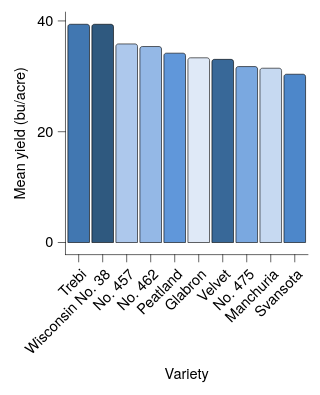

The Vega-Lite source for this figure:
### Vega-Lite specification from a JSON file in a GitHub repository (floating-point values rounded to 4 significant figures)
{"background": null, "config": {"arc": {"fill": "#DBDBDB", "fillOpacity": 1.0, "innerRadius": 25.0, "padAngle": 0.03, "stroke": "black", "strokeOpacity": 1, "strokeWidth": 0.25, "cornerRadius": 1.0}, "area": {"fill": "#DBDBDB", "fillOpacity": 1.0, "stroke": "black", "strokeOpacity": 1, "strokeWidth": 0.25}, "axis": {"domain": true, "domainCap": "round", "domainColor": "black", "domainWidth": 0.25, "grid": false, "gridCap": "round", "gridColor": "#F1F1F1", "gridDash": [0, 0], "gridOpacity": 1.0, "gridWidth": 0.25, "labelColor": "black", "labelFont": "Helvetica Neue, HelveticaNeue, Helvetica, Arial, sans-serif", "labelFontSize": 6, "labelFontStyle": "normal", "labelFontWeight": 400, "offset": 0, "ticks": true, "tickCap": "round", "tickColor": "black", "tickRound": false, "tickSize": 3.0, "tickWidth": 0.25, "titleColor": "black", "titleFont": "Helvetica Neue, HelveticaNeue, Helvetica, Arial, sans-serif", "titleFontSize": 6, "titleFontStyle": "normal", "titleFontWeight": 400}, "axisX": {"domain": true, "labelAlign": "right", "labelAngle": 315, "labels": true, "ticks": true, "translate": 0}, "axisY": {"domain": true, "labelAlign": "right", "labelAngle": 0, "labels": true, "ticks": true, "translate": 0}, "axisRight": {"domain": true, "labelAlign": "left", "labelAngle": 0, "labels": true, "ticks": true, "translate": 0}, "axisTop": {"domain": true, "labelAlign": "left", "labelAngle": 45, "labels": true, "ticks": true, "translate": 0}, "axisBand": {"tickOffset": 0}, "bar": {"fill": "#DBDBDB", "fillOpacity": 1.0, "stroke": "black", "strokeOpacity": 1, "strokeWidth": 0.25, "cornerRadiusEnd": 1.0}, "boxplot": {"size": 9.0, "ticks": {"cornerRadius": 0.25, "fill": "black", "opacity": 1, "size": 4.5, "thickness": 0.25}, "box": {"fillOpacity": 1.0, "stroke": "black", "strokeOpacity": 1, "strokeWidth": 0.25, "cornerRadius": 1.0}, "median": {"cornerRadius": 0, "fill": "black", "fillOpacity": 1.0, "opacity": 1, "size": 9.0, "thickness": 0.25}, "rule": {"fill": "black", "fillOpacity": 1.0, "size": 10.0, "stroke": "black", "strokeDash": [0, 0], "strokeOpacity": 1, "strokeWidth": 0.25}, "outliers": {"color": "black", "fill": "black", "fillOpacity": 1.0, "size": 0, "stroke": "black", "strokeOpacity": 1, "strokeWidth": 0.25}}, "circle": {"fill": "black", "fillOpacity": 1.0, "size": 1.25, "stroke": null, "strokeOpacity": 1, "strokeWidth": 0.25}, "errorband": {"band": {"fillOpacity": 0.6, "stroke": null, "strokeWidth": 0.25, "strokeOpacity": 1}, "borders": {"opacity": 0, "strokeOpacity": 1, "strokeWidth": 0.25}}, "errorbar": {"opacity": 1, "rule": {"strokeDash": [0, 0], "strokeWidth": 0.25}, "ticks": {"color": "black", "cornerRadius": 0.125, "opacity": 1, "size": 6.0, "thickness": 0.25}, "thickness": 0.25}, "font": "Helvetica Neue, HelveticaNeue, Helvetica, Arial, sans-serif", "geoshape": {"fill": "#DBDBDB", "fillOpacity": 1.0, "stroke": "black", "strokeOpacity": 1, "strokeWidth": 0.25}, "header": {"labelColor": "black", "labelFont": "Helvetica Neue, HelveticaNeue, Helvetica, Arial, sans-serif", "labelFontSize": 6, "labelFontStyle": "normal", "labelFontWeight": 400, "titleColor": "black", "titleFont": "Helvetica Neue, HelveticaNeue, Helvetica, Arial, sans-serif", "titleFontSize": 6, "titleFontStyle": "normal", "titleFontWeight": 400, "titlePadding": 0}, "legend": {"disable": false, "offset": 4.5, "titlePadding": 4, "labelOffset": 2, "gradientLabelOffset": 2, "columnPadding": 4, "rowPadding": 2, "gradientThickness": 5, "gradientOpacity": 1.0, "gradientStrokeColor": "black", "gradientStrokeWidth": 0.25, "labelColor": "black", "labelFont": "Helvetica Neue, HelveticaNeue, Helvetica, Arial, sans-serif", "labelFontSize": 6, "labelFontStyle": "normal", "labelFontWeight": 400, "strokeColor": "black", "strokeWidth": 0, "symbolSize": 36, "symbolStrokeColor": "black", "symbolStrokeWidth": 0.25, "titleColor": "black", "titleFont": "Helvetica Neue, HelveticaNeue, Helvetica, Arial, sans-serif", "titleFontSize": 6, "titleFontStyle": "normal", "titleFontWeight": 400}, "line": {"color": "black", "stroke": "black", "strokeCap": "butt", "strokeDash": [0, 0], "strokeOpacity": 1, "strokeWidth": 0.5}, "point": {"filled": true, "fill": "#DBDBDB", "fillOpacity": 1.0, "size": 5.0, "stroke": "black", "strokeOpacity": 1, "strokeWidth": 0.25}, "range": {"category": ["#DFE9F7", "#C6D9F1", "#ADC8EC", "#94B8E6", "#7AA8E0", "#6097DA", "#4D87CA", "#4177B1", "#386898", "#2F597F", "#264A69", "#1D3A58"], "diverging": {"scheme": ["#DFE9F7", "#C6D9F1", "#ADC8EC", "#94B8E6", "#7AA8E0", "#6097DA", "#4D87CA", "#4177B1", "#386898", "#2F597F", "#264A69", "#1D3A58"]}, "heatmap": {"scheme": ["#DFE9F7", "#C6D9F1", "#ADC8EC", "#94B8E6", "#7AA8E0", "#6097DA", "#4D87CA", "#4177B1", "#386898", "#2F597F", "#264A69", "#1D3A58"]}, "ordinal": {"scheme": ["#DFE9F7", "#C6D9F1", "#ADC8EC", "#94B8E6", "#7AA8E0", "#6097DA", "#4D87CA", "#4177B1", "#386898", "#2F597F", "#264A69", "#1D3A58"]}, "ramp": {"scheme": ["#DFE9F7", "#C6D9F1", "#ADC8EC", "#94B8E6", "#7AA8E0", "#6097DA", "#4D87CA", "#4177B1", "#386898", "#2F597F", "#264A69", "#1D3A58"]}}, "rule": {"color": "black", "stroke": "black", "strokeCap": "round", "strokeDash": [2, 2], "strokeOpacity": 1, "strokeWidth": 0.25}, "scale": {"barBandPaddingInner": 0.1, "rectBandPaddingInner": 0, "tickBandPaddingInner": 0.1, "bandPaddingOuter": 0.1, "bandWithNestedOffsetPaddingInner": 0.2, "bandWithNestedOffsetPaddingOuter": 0.2, "offsetBandPaddingInner": 0, "offsetBandPaddingOuter": 0, "continuousPadding": 5.0, "round": false}, "rect": {"fill": "#DBDBDB", "fillOpacity": 1.0, "stroke": "black", "strokeOpacity": 1, "strokeWidth": 0.25, "cornerRadius": 1.0}, "square": {"fill": "#DBDBDB", "fillOpacity": 1.0, "size": 10.0, "stroke": "black", "strokeOpacity": 1, "strokeWidth": 0.25}, "text": {"color": "black", "font": "Helvetica Neue, HelveticaNeue, Helvetica, Arial, sans-serif", "fontSize": 6, "fontStyle": "normal", "fontWeight": 400}, "tick": {"color": "black", "cornerRadius": 0.125, "opacity": 1.0, "size": 9.0, "thickness": 0.25}, "title": {"anchor": "middle", "frame": "group", "color": "black", "font": "Helvetica Neue, HelveticaNeue, Helvetica, Arial, sans-serif", "fontSize": 6, "fontStyle": "normal", "fontWeight": 400, "subtitleColor": "black", "subtitleFont": "Helvetica Neue, HelveticaNeue, Helvetica, Arial, sans-serif", "subtitleFontSize": 6, "subtitleFontStyle": "normal", "subtitleFontWeight": 400}, "trail": {"color": "black", "opacity": 1, "size": 0.5}, "view": {"continuousWidth": 100, "continuousHeight": 100, "discreteWidth": 100, "discreteHeight": 100, "fill": null, "stroke": null, "strokeWidth": 0.25}}, "data": {"name": "data-9cc0564cb5591205eeeca8d2429dd11b"}, "mark": {"type": "bar"}, "encoding": {"color": {"field": "variety", "legend": null, "type": "nominal"}, "x": {"field": "variety", "sort": "-y", "title": "Variety", "type": "nominal"}, "y": {"aggregate": "mean", "field": "yield", "title": "Mean yield (bu/acre)", "type": "quantitative", "scale": {"nice": false}}}, "$schema": "https://vega.github.io/schema/vega-lite/v6.4.1.json", "datasets": {"data-9cc0564cb5591205eeeca8d2429dd11b": [{"yield": 27.0, "variety": "Manchuria", "year": 1931, "site": "University Farm"}, {"yield": 48.87, "variety": "Manchuria", "year": 1931, "site": "Waseca"}, {"yield": 27.43, "variety": "Manchuria", "year": 1931, "site": "Morris"}, {"yield": 39.93, "variety": "Manchuria", "year": 1931, "site": "Crookston"}, {"yield": 32.97, "variety": "Manchuria", "year": 1931, "site": "Grand Rapids"}, {"yield": 28.97, "variety": "Manchuria", "year": 1931, "site": "Duluth"}, {"yield": 43.07, "variety": "Glabron", "year": 1931, "site": "University Farm"}, {"yield": 55.2, "variety": "Glabron", "year": 1931, "site": "Waseca"}, {"yield": 28.77, "variety": "Glabron", "year": 1931, "site": "Morris"}, {"yield": 38.13, "variety": "Glabron", "year": 1931, "site": "Crookston"}, {"yield": 29.13, "variety": "Glabron", "year": 1931, "site": "Grand Rapids"}, {"yield": 29.67, "variety": "Glabron", "year": 1931, "site": "Duluth"}, {"yield": 35.13, "variety": "Svansota", "year": 1931, "site": "University Farm"}, {"yield": 47.33, "variety": "Svansota", "year": 1931, "site": "Waseca"}, {"yield": 25.77, "variety": "Svansota", "year": 1931, "site": "Morris"}, {"yield": 40.47, "variety": "Svansota", "year": 1931, "site": "Crookston"}, {"yield": 29.67, "variety": "Svansota", "year": 1931, "site": "Grand Rapids"}, {"yield": 25.7, "variety": "Svansota", "year": 1931, "site": "Duluth"}, {"yield": 39.9, "variety": "Velvet", "year": 1931, "site": "University Farm"}, {"yield": 50.23, "variety": "Velvet", "year": 1931, "site": "Waseca"}, {"yield": 26.13, "variety": "Velvet", "year": 1931, "site": "Morris"}, {"yield": 41.33, "variety": "Velvet", "year": 1931, "site": "Crookston"}, {"yield": 23.03, "variety": "Velvet", "year": 1931, "site": "Grand Rapids"}, {"yield": 26.3, "variety": "Velvet", "year": 1931, "site": "Duluth"}, {"yield": 36.57, "variety": "Trebi", "year": 1931, "site": "University Farm"}, {"yield": 63.83, "variety": "Trebi", "year": 1931, "site": "Waseca"}, {"yield": 43.77, "variety": "Trebi", "year": 1931, "site": "Morris"}, {"yield": 46.93, "variety": "Trebi", "year": 1931, "site": "Crookston"}, {"yield": 29.77, "variety": "Trebi", "year": 1931, "site": "Grand Rapids"}, {"yield": 33.93, "variety": "Trebi", "year": 1931, "site": "Duluth"}, {"yield": 43.27, "variety": "No. 457", "year": 1931, "site": "University Farm"}, {"yield": 58.1, "variety": "No. 457", "year": 1931, "site": "Waseca"}, {"yield": 28.7, "variety": "No. 457", "year": 1931, "site": "Morris"}, {"yield": 45.67, "variety": "No. 457", "year": 1931, "site": "Crookston"}, {"yield": 32.17, "variety": "No. 457", "year": 1931, "site": "Grand Rapids"}, {"yield": 33.6, "variety": "No. 457", "year": 1931, "site": "Duluth"}, {"yield": 36.6, "variety": "No. 462", "year": 1931, "site": "University Farm"}, {"yield": 65.77, "variety": "No. 462", "year": 1931, "site": "Waseca"}, {"yield": 30.37, "variety": "No. 462", "year": 1931, "site": "Morris"}, {"yield": 48.57, "variety": "No. 462", "year": 1931, "site": "Crookston"}, {"yield": 24.93, "variety": "No. 462", "year": 1931, "site": "Grand Rapids"}, {"yield": 28.1, "variety": "No. 462", "year": 1931, "site": "Duluth"}, {"yield": 32.77, "variety": "Peatland", "year": 1931, "site": "University Farm"}, {"yield": 48.57, "variety": "Peatland", "year": 1931, "site": "Waseca"}, {"yield": 29.87, "variety": "Peatland", "year": 1931, "site": "Morris"}, {"yield": 41.6, "variety": "Peatland", "year": 1931, "site": "Crookston"}, {"yield": 34.7, "variety": "Peatland", "year": 1931, "site": "Grand Rapids"}, {"yield": 32.0, "variety": "Peatland", "year": 1931, "site": "Duluth"}, {"yield": 24.67, "variety": "No. 475", "year": 1931, "site": "University Farm"}, {"yield": 46.77, "variety": "No. 475", "year": 1931, "site": "Waseca"}, {"yield": 22.6, "variety": "No. 475", "year": 1931, "site": "Morris"}, {"yield": 44.1, "variety": "No. 475", "year": 1931, "site": "Crookston"}, {"yield": 19.7, "variety": "No. 475", "year": 1931, "site": "Grand Rapids"}, {"yield": 33.07, "variety": "No. 475", "year": 1931, "site": "Duluth"}, {"yield": 39.3, "variety": "Wisconsin No. 38", "year": 1931, "site": "University Farm"}, {"yield": 58.8, "variety": "Wisconsin No. 38", "year": 1931, "site": "Waseca"}, {"yield": 29.47, "variety": "Wisconsin No. 38", "year": 1931, "site": "Morris"}, {"yield": 49.87, "variety": "Wisconsin No. 38", "year": 1931, "site": "Crookston"}, {"yield": 34.47, "variety": "Wisconsin No. 38", "year": 1931, "site": "Grand Rapids"}, {"yield": 31.6, "variety": "Wisconsin No. 38", "year": 1931, "site": "Duluth"}, {"yield": 26.9, "variety": "Manchuria", "year": 1932, "site": "University Farm"}, {"yield": 33.47, "variety": "Manchuria", "year": 1932, "site": "Waseca"}, {"yield": 34.37, "variety": "Manchuria", "year": 1932, "site": "Morris"}, {"yield": 32.97, "variety": "Manchuria", "year": 1932, "site": "Crookston"}, {"yield": 22.13, "variety": "Manchuria", "year": 1932, "site": "Grand Rapids"}, {"yield": 22.57, "variety": "Manchuria", "year": 1932, "site": "Duluth"}, {"yield": 36.8, "variety": "Glabron", "year": 1932, "site": "University Farm"}, {"yield": 37.73, "variety": "Glabron", "year": 1932, "site": "Waseca"}, {"yield": 35.13, "variety": "Glabron", "year": 1932, "site": "Morris"}, {"yield": 26.17, "variety": "Glabron", "year": 1932, "site": "Crookston"}, {"yield": 14.43, "variety": "Glabron", "year": 1932, "site": "Grand Rapids"}, {"yield": 25.87, "variety": "Glabron", "year": 1932, "site": "Duluth"}, {"yield": 27.43, "variety": "Svansota", "year": 1932, "site": "University Farm"}, {"yield": 38.5, "variety": "Svansota", "year": 1932, "site": "Waseca"}, {"yield": 35.03, "variety": "Svansota", "year": 1932, "site": "Morris"}, {"yield": 20.63, "variety": "Svansota", "year": 1932, "site": "Crookston"}, {"yield": 16.63, "variety": "Svansota", "year": 1932, "site": "Grand Rapids"}, {"yield": 22.23, "variety": "Svansota", "year": 1932, "site": "Duluth"}, {"yield": 26.8, "variety": "Velvet", "year": 1932, "site": "University Farm"}, {"yield": 37.4, "variety": "Velvet", "year": 1932, "site": "Waseca"}, {"yield": 38.83, "variety": "Velvet", "year": 1932, "site": "Morris"}, {"yield": 32.07, "variety": "Velvet", "year": 1932, "site": "Crookston"}, {"yield": 32.23, "variety": "Velvet", "year": 1932, "site": "Grand Rapids"}, {"yield": 22.47, "variety": "Velvet", "year": 1932, "site": "Duluth"}, {"yield": 29.07, "variety": "Trebi", "year": 1932, "site": "University Farm"}, {"yield": 49.23, "variety": "Trebi", "year": 1932, "site": "Waseca"}, {"yield": 46.63, "variety": "Trebi", "year": 1932, "site": "Morris"}, {"yield": 41.83, "variety": "Trebi", "year": 1932, "site": "Crookston"}, {"yield": 20.63, "variety": "Trebi", "year": 1932, "site": "Grand Rapids"}, {"yield": 30.6, "variety": "Trebi", "year": 1932, "site": "Duluth"}, {"yield": 26.43, "variety": "No. 457", "year": 1932, "site": "University Farm"}, {"yield": 42.2, "variety": "No. 457", "year": 1932, "site": "Waseca"}, {"yield": 43.53, "variety": "No. 457", "year": 1932, "site": "Morris"}, {"yield": 34.33, "variety": "No. 457", "year": 1932, "site": "Crookston"}, {"yield": 19.47, "variety": "No. 457", "year": 1932, "site": "Grand Rapids"}, {"yield": 22.7, "variety": "No. 457", "year": 1932, "site": "Duluth"}, {"yield": 25.57, "variety": "No. 462", "year": 1932, "site": "University Farm"}, {"yield": 44.7, "variety": "No. 462", "year": 1932, "site": "Waseca"}, {"yield": 47.0, "variety": "No. 462", "year": 1932, "site": "Morris"}, {"yield": 30.53, "variety": "No. 462", "year": 1932, "site": "Crookston"}, {"yield": 19.9, "variety": "No. 462", "year": 1932, "site": "Grand Rapids"}, {"yield": 22.5, "variety": "No. 462", "year": 1932, "site": "Duluth"}, {"yield": 28.07, "variety": "Peatland", "year": 1932, "site": "University Farm"}, {"yield": 36.03, "variety": "Peatland", "year": 1932, "site": "Waseca"}, {"yield": 43.2, "variety": "Peatland", "year": 1932, "site": "Morris"}, {"yield": 25.23, "variety": "Peatland", "year": 1932, "site": "Crookston"}, {"yield": 26.77, "variety": "Peatland", "year": 1932, "site": "Grand Rapids"}, {"yield": 31.37, "variety": "Peatland", "year": 1932, "site": "Duluth"}, {"yield": 30.0, "variety": "No. 475", "year": 1932, "site": "University Farm"}, {"yield": 41.27, "variety": "No. 475", "year": 1932, "site": "Waseca"}, {"yield": 44.23, "variety": "No. 475", "year": 1932, "site": "Morris"}, {"yield": 32.13, "variety": "No. 475", "year": 1932, "site": "Crookston"}, {"yield": 15.23, "variety": "No. 475", "year": 1932, "site": "Grand Rapids"}, {"yield": 27.37, "variety": "No. 475", "year": 1932, "site": "Duluth"}, {"yield": 38.0, "variety": "Wisconsin No. 38", "year": 1932, "site": "University Farm"}, {"yield": 58.17, "variety": "Wisconsin No. 38", "year": 1932, "site": "Waseca"}, {"yield": 47.17, "variety": "Wisconsin No. 38", "year": 1932, "site": "Morris"}, {"yield": 35.9, "variety": "Wisconsin No. 38", "year": 1932, "site": "Crookston"}, {"yield": 20.67, "variety": "Wisconsin No. 38", "year": 1932, "site": "Grand Rapids"}, {"yield": 29.33, "variety": "Wisconsin No. 38", "year": 1932, "site": "Duluth"}]}}
